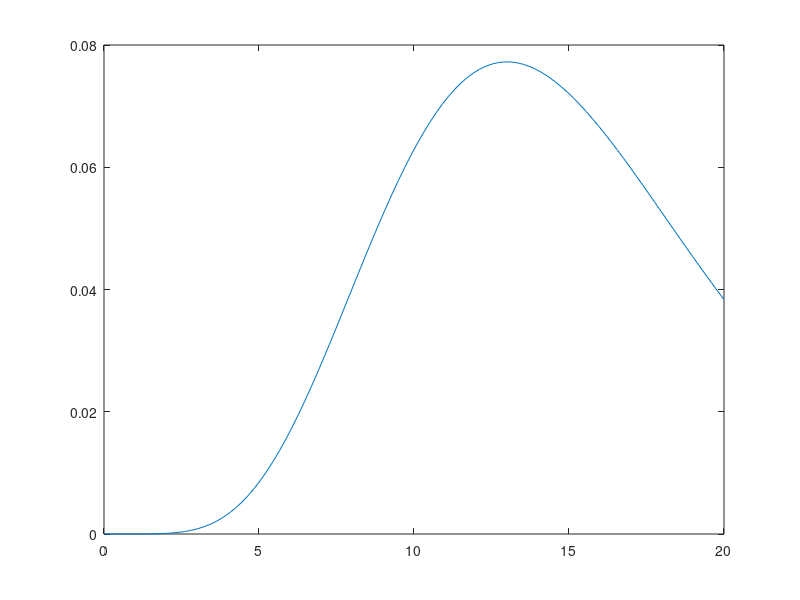

This figure's MATLAB source: (Note: this script raises an error after producing the figure.)
%% generate data
E = 6;
V = 10;




% parametes as fcn of mean and variance
a = E^2/V;
b = V/E;
alfa = 0.4;
p_actual = gamcdf(alfa,a,b);
normcdf(0,3.5,.9)
chi2cdf(alfa,9)

data_matrix = gamrnd(a,b,500,1)-alfa;
data_matrix = chi2rnd(9,500,1)-alfa;
%data_matrix = normrnd(3.5,.9,500,1);
clf
plot(data_matrix,'.')
ylim([-1,30])
%%
%plot(linspace(0,20,100), normpdf(linspace(0,20,100),3.5,1))
plot(linspace(0,20,100), chi2pdf(linspace(0 ,20,100),15))
%%

up_frac = 0.80;
lo_frac = 0.06;
safety_level=1;
data_type = 2;
sev_ind = sev_measure(data_type);

% find encounters with finite ttc values
min_data = data_matrix(min(data_matrix,[],2)<Inf,:);
min_data = min(min_data,[],2);
save_plot = 0;% find minimum and maximum thresholds based on amount of data to be used

u_minmax = find_threshold(min_data, lo_frac, up_frac);

u_l = u_minmax(1);
u_u = u_minmax(2);

% clf;
% plot(min_data,'.'); hold on 
% plot(ones(1,length(min_data))*u_l) 
% plot(ones(1,length(min_data))*u_u)
% %ylim([-1,100])
% title('untransformed data')
% transforming data and plotting transformed data and thresholds

select_trans =3;    
 
% transformation choice and parameters
if select_trans==1
    trans_par = [];
elseif select_trans==2
    trans_par = 0.30;%select_par(kk);%p_ex;
else
    trans_par = [2.5, 3.5];
end

trans =@(x) transform(x, select_trans, trans_par);

% transform thresholds
u_min_max = sort(trans([u_l,u_u]));
u_l_trans = u_min_max(1);
u_u_trans = u_min_max(2);
m=10;
U = sort(trans(linspace(u_l, u_u,m)));

trans_data = trans(data_matrix);

clf; plot(trans(min_data),'.'); hold on
plot(1:length(min_data),U'*ones(1,length(min_data)), 'k');plot(ones(1,length(min_data))*trans(0));ylim([trans(30),trans(0)*1.1])
title('transformed data')
legend('transformed thresholds')
%% ensure good initial value!
trans_data = trans_data(:);
exceed = trans_data(trans_data > u_l_trans);
negL = @(par,exceed_data,u) -sum( log(gppdf(exceed_data,par(2),par(1),u)) );
init = fminsearch(@(par) negL(par, exceed, u_l_trans), [3 0.3]);

% Fit models for range of thresholds and show diagnostic plots
shake_guess = 0.1;                 % variance of noise that gets added to initial guess when stuck
Nenc = length(data_matrix(:,1));   % number of encounters
Nexp = length(data_matrix(1,:));   % number of values per row. If surrogate-measure is deterministic, then Nexp=1.
Nbs = 200;                          % number of bootstrapped samples to compute standard error
trans_data = trans(data_matrix);                                                  % number of thresholds used for estimation
                   % vector containing thresholds'

% collects 95% ci's for xi
ci_sigma_u = zeros(2,m)*nan;
ci_xi_u = zeros(2,m)*nan;                                      % collects 95% ci's for xi
ci_p_nea_u = zeros(2,m)*nan;
se_p_nea_save = zeros(1,m);

param_save = zeros(2,m);
pc = zeros(1,m)*nan;                                    % collects estimated collision probability for each threshold
ue_save = zeros(1,m)*nan;                                  % collects estimated upper endpoint
max_data = max(max(trans_data));                              % largest observed value
negL = @(par, exceed_data,u) -sum( log(gppdf(exceed_data,par(2),par(1),u)) );  %negative log likelihood fcn.
logit = 1;                                               % set to plot logarithm of p_nea when magnitude of p_nea varies alot
compute_ci = 1;                    % set equal to one if confidence intervals for xi are desired
qqplot = 1;
qq_pause = 0;
% limits for plots of empirical and model distribution functions
xplot_lower = 0;
xplot_upper = 1;
n_eval_cdf = 1000;    % number of points where cdf gets evaluated

for k=1:m
    data = trans_data(:);
    exceed = data(data>U(k));
    param = fminsearch(@(par) negL(par,exceed,U(k)),init);
    init_temp = init;
    while_counter = 0;
    while param == init_temp                                                    % in case initial guess is bad
        while_counter = while_counter + 1;
        init_temp = [max(0.1, init(1) + normrnd(0,shake_guess^2)), init(2) + normrnd(0,shake_guess^2)];
        param = fminsearch(@(par) negL(par,exceed,U(k)),init_temp);
        if while_counter == 10
            break
            'pick better initial value'
        end
    end
    param_save(:,k) = param;
    p_u = length(exceed)/length(data);
    pc(k) = p_u*(1 - gpcdf(trans(0), param(2), param(1),U(k)) );
    ue = U(k) - param(1)/param(2);
    if param(2)<0; ue_save(k) = ue; end

    if qqplot == 1

        %%% generate sample of stochastic ttc, where one sample is drawn from each encounter.
        col_ind = randsample(Nexp,Nenc, true)';
        ind = sub2ind(size(trans_data), 1:Nenc, col_ind );
        ttc_sample = trans_data(ind);
        exceed = ttc_sample(ttc_sample>U(k));
        excess = exceed - U(k);

        %%% compute empirical d.f. for excesses
        exceed_data = trans_data(   max(trans_data,[],2) > U(k) ,:   );   % keeps only rows with atleast one obs. above threshold
        pu_i = sum(exceed_data>U(k), 2)/ size(trans_data,2);                     % probability to exceed threshold for each encounter
        weights = pu_i/sum(pu_i) ;

        % replace obs. below u with nan's
        below_u = find(exceed_data<=U(k));
        exceed_data(below_u) = nan*ones(1,length(below_u));
        exceed_data = exceed_data - U(k); % subtract u to get excessses

        % evaluate empirical distribution function
        xplot_lower = 0;
        xplot_upper = max(excess*1.01);
        x_eval = linspace(xplot_lower, xplot_upper, n_eval_cdf);
        femp = weights'*F_emp(x_eval, exceed_data);



        
%        sgtitle(sprintf('goodness of fit plots, %s %s %s, threshold %d',sevme_str(sev_ind), trans_str(select_trans),num2str(trans_par), k))
%         subplot(211)
%             qq_plot(exceed,param(1),param(2),U(k),k)
%             title('empirical vs model quantiles')

            clf
            plot(x_eval,femp,'.')
            hold on
            plot(x_eval, gpcdf(x_eval, param(2), param(1), 0))
            %line(trans([0,0]), 1.2,'LineStyle','--');
            line(get(gca, 'xlim'), [1 1],'Color','green','LineStyle','--');
            %title('empirical vs model distribution functions')
        if save_plot==1
            saveas(gcf, sprintf('goodness_of_fit_sample_%d_datatype_%d_trans_%d_transpar_%d_safetylevel_%d_u_frac_%d_l_frac_%d_trhind_%d.png',sample, data_type,select_trans,100*trans_par,safety_level,up_frac*100,lo_frac*100,k))
            %savefig(sprintf('goodness_of_fit_mindistFEA_thr_%d',k))
        end

        pause(qq_pause)
    end

    init = param;

%%%%%%%%%%%%%%%%%%%%%%%%%% bootstrapping %%%%%%%%%%%%%%%%%%%%%%%%%%%%%%%%%%
    if compute_ci == 1
        sigma_sample = zeros(1,Nbs);
        xi_sample = zeros(1,Nbs);
        p_nea_sample = zeros(1,Nbs);
        for j=1:Nbs

            resampling = randsample(Nenc,Nenc,true);              % indeces used to bootstrap
            trans_DAFEA_bs = trans_data(resampling,:);            % bootstrapped sample
            data = trans_DAFEA_bs(:);
            exceed = data(data>U(k));                         % get exceedences
            param_bs =  fminsearch(@(par) negL(par,exceed,U(k)),init);                           % estimate parameters
            init_temp = init;
            while_counter = 1;

            while param_bs == init_temp
                while_counter = while_counter + 1;
                % in case initial guess is bad
                init_temp = [max(0.1, init(1) + normrnd(0,shake_guess^2)), init(2) + normrnd(0,shake_guess^2)];
                param_bs = fminsearch(@(par) negL(par,exceed,U(k)),init_temp);

                if while_counter==300; param_bs = [nan,nan]; break; end
            end
            p_u = length(exceed)/length(data);
            sigma_sample(j) = param_bs(1); %#ok<*SAGROW>
            xi_sample(j) = param_bs(2);
            p_nea_sample(j) = p_u*(1 - gpcdf(trans(0), param_bs(2), param_bs(1),U(k)) );

        end
        sigma_sample(isnan(sigma_sample)) = [];
        xi_sample(isnan(xi_sample)) = [];
        p_nea_sample(isnan(p_nea_sample)) = [];

        sigma_mean = mean(sigma_sample);
        xi_mean = mean(xi_sample);
        p_nea_mean = mean(p_nea_sample);

        se_sigma = sqrt(sum((sigma_sample - sigma_mean).^2)/length(sigma_sample));
        se_xi = sqrt(sum((xi_sample - xi_mean).^2)/length(xi_sample));
        se_p_nea = sqrt(sum((p_nea_sample - p_nea_mean).^2)/length(p_nea_sample));
        se_p_nea_save(k) = se_p_nea(1);
        
        ci_sigma = param(1) + [-1 1]*1.96*se_sigma; ci_sigma = sort(ci_sigma);
        ci_xi = param(2) + [-1 1]*1.96*se_xi; ci_xi = sort(ci_xi);
        ci_p_nea = pc(k) + [-1 1]*1.96*se_p_nea; ci_p_nea = sort(ci_p_nea);

        ci_sigma_u(:,k) = ci_sigma';
        ci_xi_u(:,k) = ci_xi';
        ci_p_nea_u(:,k) = ci_p_nea';

    end

end
%standard_error{sample,kk} = se_p_nea_save;



clf
sgtitle(sprintf('shape paremter and probability estimates, %s %s %s',sevme_str(sev_ind), trans_str(select_trans),num2str(trans_par)))
subplot(211)
plot(U, param_save(2,:),'s')
hold on
plot(U, param_save(2,:),'b')
xlabel('threshold')
title('xi_{est}')
if compute_ci == 1
    plot(U,ci_xi_u,':','color','b')
end

subplot(212)
if logit==1
    plot(U,log10(pc),'s')
    hold on
    plot(U,log10(pc))
    title('log_{10}(p_{est})')
    xlabel('threshold')
    if compute_ci == 1
        hold on
        %plot(U,ci_p_nea_u)
    end
else
    plot(U,pc,'s')
    hold on
    plot(U,pc)
    title('p_{est}')
    if compute_ci == 1
        hold on
        plot(U,ci_p_nea_u)
    end

end
guess(select_trans)=10^mean(log10(pc));
%%


saveas(gcf, sprintf('stab_plots_sample_%d_datatype_%d_trans_%d_transpar_%d_safetylevel_%d_u_frac_%d_l_frac_%d_trhind_%d.png',sample, data_type,select_trans,100*trans_par,safety_level,up_frac*100,lo_frac*100,k))
guess(select_trans)=10^mean(log10(pc));


%thr_autofind(ci_xi_u, param_save(2,:),m)






% exp(0.4) 10^-4

%% compute standard error ratios